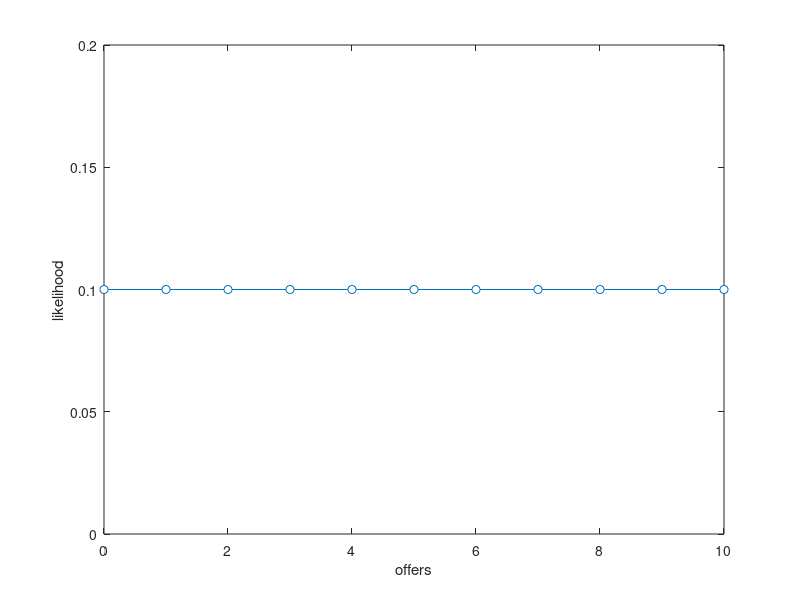
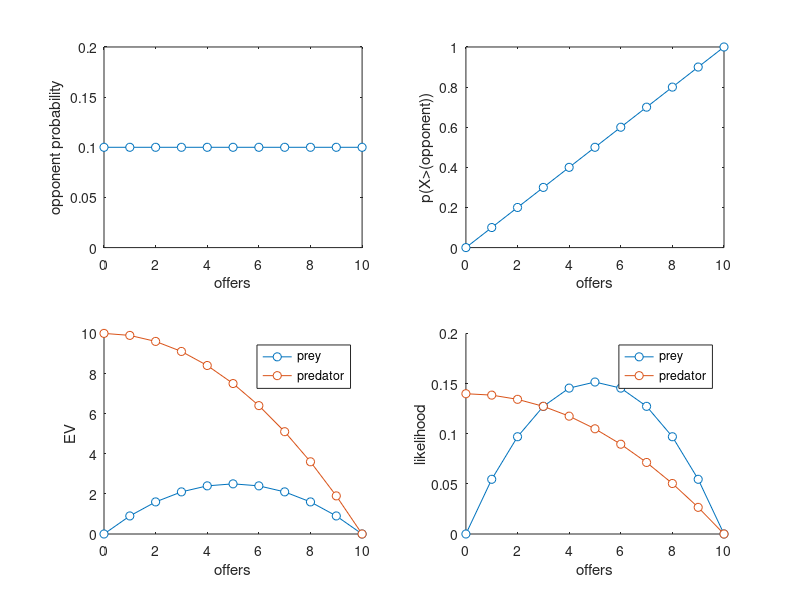
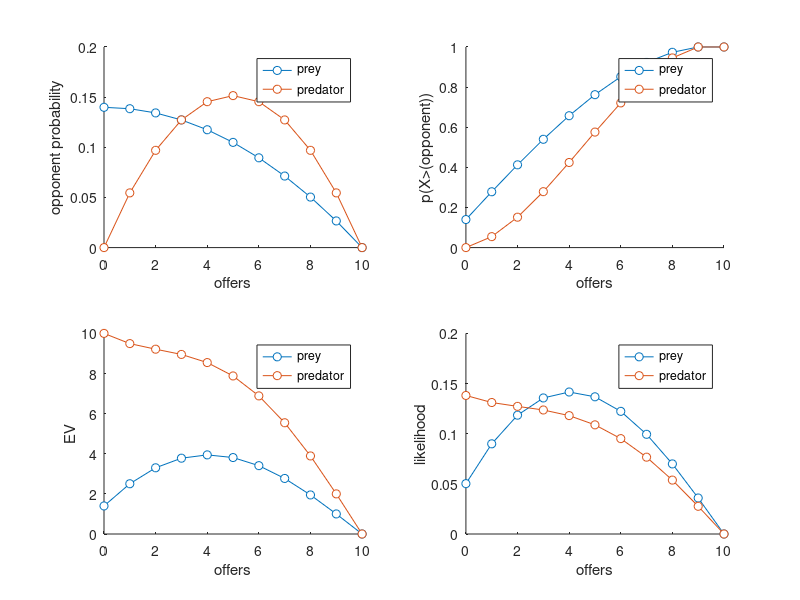

Write MATLAB code to recreate these figures, in order.
clear
close all
clc



offers  = 0:1:10;
endow   = 10*ones(1,numel(offers));% parameters of the simulation


%% level-0
% at level 0, players play at random

opp =  makedist('uniform','lower',offers(1),'upper',offers(end));           % estimate the pdf from the pC
X = pdf(opp, offers);
figure;
set(gcf,'Color',[1,1,1])
plot(offers,X,'-o',...
    'MarkerFaceColor',[1,1,1])
set(gca,'YLim',[0 .2])
xlabel('offers')
ylabel('likelihood')


%% level-1
% at level 1, players expect opponents to be level-0 player

opp =  makedist('Uniform','lower',offers(1),'upper',offers(end));           % estimate the pdf from the pC
X = pdf(opp, offers);
Y = cumsum(X)-X(1);

EVprey     = (endow - offers).* (Y);                       % compute EV of the offers given current model
EVpred     = (endow - offers) + (endow - offers).* (Y);   % compute EV of the offers given current model

PCprey     = EVprey./sum(EVprey);                       % compute EV of the offers given current model
PCpred     = EVpred./sum(EVpred);   

figure
set(gcf,'Color',[1,1,1])

subplot(2,2,1)
plot(offers,X,'-o',...
    'MarkerFaceColor',[1,1,1])
xlabel('offers')
ylabel('opponent probability')
set(gca,'YLim',[0 .2])

subplot(2,2,2)
plot(offers,Y,'-o',...
    'MarkerFaceColor',[1,1,1])
xlabel('offers')
ylabel('p(X>(opponent))')

subplot(2,2,3)
hold on
plot(offers,EVprey,'-o',...
    'MarkerFaceColor',[1,1,1])
plot(offers,EVpred,'-o',...
    'MarkerFaceColor',[1,1,1])
xlabel('offers')
ylabel('EV')
legend('prey','predator')

subplot(2,2,4)
hold on
plot(offers,PCprey,'-o',...
    'MarkerFaceColor',[1,1,1])
plot(offers,PCpred,'-o',...
    'MarkerFaceColor',[1,1,1])
xlabel('offers')
ylabel('likelihood')
legend('prey','predator')


%% level-2
% at level 2, players expect opponent to be level-1 players

XPrey = PCprey;
XPred = PCpred;

YPrey = cumsum(XPrey);
YPred = cumsum(XPred);

EVprey     = (endow - offers).* (YPred);                       % compute EV of the offers given current model
EVpred     = (endow - offers) + (endow - offers).* (YPrey);   % compute EV of the offers given current model

PCprey     = EVprey./sum(EVprey);                       % compute EV of the offers given current model
PCpred     = EVpred./sum(EVpred);     


figure
set(gcf,'Color',[1,1,1])
subplot(2,2,1)
hold on
plot(offers,XPred,'-o',...
    'MarkerFaceColor',[1,1,1])
plot(offers,XPrey,'-o',...
    'MarkerFaceColor',[1,1,1])
xlabel('offers')
ylabel('opponent probability')
legend('prey','predator')

subplot(2,2,2)
hold on
plot(offers,YPred,'-o',...
    'MarkerFaceColor',[1,1,1])
plot(offers,YPrey,'-o',...
    'MarkerFaceColor',[1,1,1])
xlabel('offers')
ylabel('p(X>(opponent))')
legend('prey','predator')

subplot(2,2,3)
hold on
plot(offers,EVprey,'-o',...
    'MarkerFaceColor',[1,1,1])
plot(offers,EVpred,'-o',...
    'MarkerFaceColor',[1,1,1])
xlabel('offers')
ylabel('EV')
legend('prey','predator')

subplot(2,2,4)
hold on
plot(offers,PCprey,'-o',...
    'MarkerFaceColor',[1,1,1])
plot(offers,PCpred,'-o',...
    'MarkerFaceColor',[1,1,1])
xlabel('offers')
ylabel('likelihood')
legend('prey','predator')

